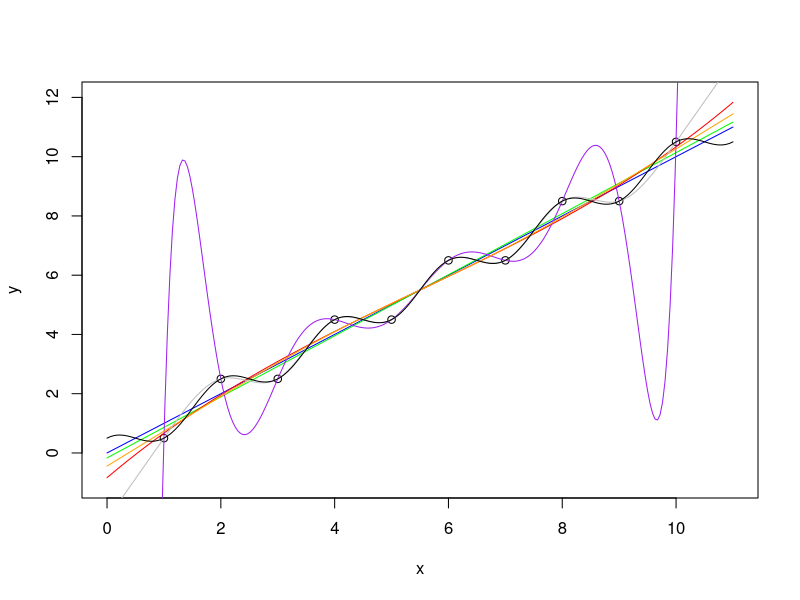

Write the R code that produced this figure.
x <- 1:10
y <- x + c(-0.5,0.5)

plot(x,y, xlim=c(0,11), ylim=c(-1,12))

fit1 <- lm( y~offset(x) -1 )
summary(fit1)
fit2 <- lm( y~x )
summary(fit2)
fit3 <- lm( y~poly(x,3) )
fit4 <- lm( y~poly(x,9) )
library(splines)
fit5 <- lm( y~ns(x, 3) )
fit6 <- lm( y~ns(x, 9) )

fit7 <- lm( y ~ x + cos(x*pi) )

xx <- seq(0,11, length.out=250)
lines(xx, predict(fit1, data.frame(x=xx)), col='blue')
lines(xx, predict(fit2, data.frame(x=xx)), col='green')
lines(xx, predict(fit3, data.frame(x=xx)), col='red')
lines(xx, predict(fit4, data.frame(x=xx)), col='purple')
lines(xx, predict(fit5, data.frame(x=xx)), col='orange')
lines(xx, predict(fit6, data.frame(x=xx)), col='grey')
lines(xx, predict(fit7, data.frame(x=xx)), col='black')
